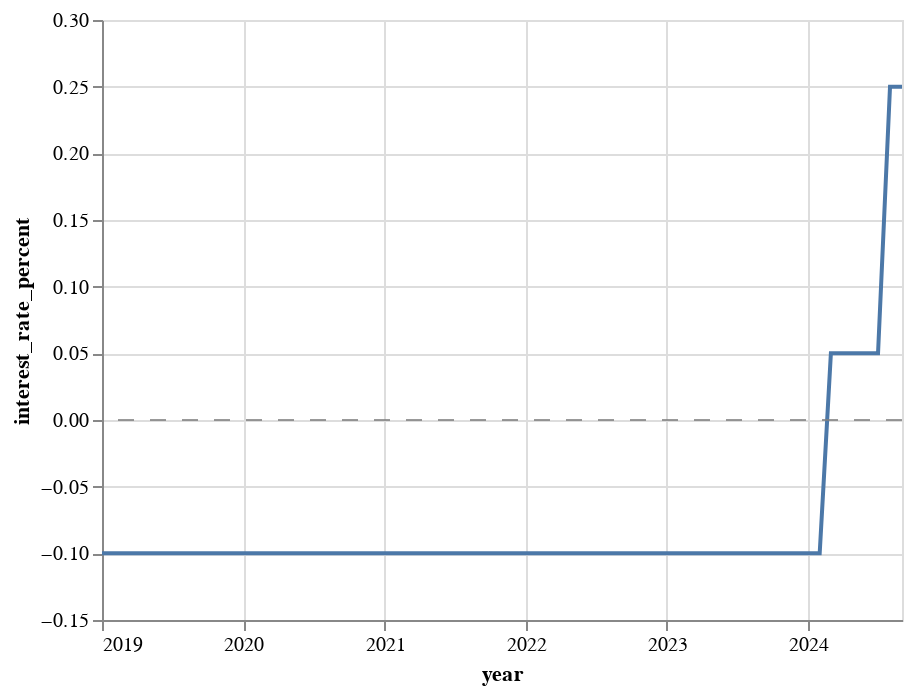

Notebook code for this chart:
### Code cell
base = (
    ir_out.plot.line(
        x="year", 
        y=alt.Y("interest_rate_percent", scale=alt.Scale(zero=True, padding=1))
                      )
)

zero_line = alt.Chart().mark_rule(
    color='gray',
    strokeDash=[8, 8],
    opacity=0.8
).encode(y=alt.datum(0))

ir_chart = (
    (base + zero_line)
    .properties(width=400)
    .configure_scale(zero=False)
)

ir_chart

### Figure 1 — Vega-Lite specification as saved in the notebook (floating-point values rounded to 4 significant figures)
{"config": {"view": {"continuousWidth": 300, "continuousHeight": 300}, "scale": {"zero": false}}, "layer": [{"data": {"name": "data-6b4993524f4d59c79adec6ad533027ec"}, "mark": {"type": "line", "tooltip": true}, "encoding": {"x": {"field": "year", "type": "temporal"}, "y": {"field": "interest_rate_percent", "scale": {"padding": 1, "zero": true}, "type": "quantitative"}}, "name": "view_1"}, {"data": {"name": "empty"}, "mark": {"type": "rule", "color": "gray", "opacity": 0.8, "strokeDash": [8, 8]}, "encoding": {"y": {"datum": 0}}}], "params": [{"name": "param_5", "select": {"type": "interval", "encodings": ["x", "y"]}, "bind": "scales", "views": ["view_1"]}], "width": 400, "$schema": "https://vega.github.io/schema/vega-lite/v5.20.1.json", "datasets": {"data-6b4993524f4d59c79adec6ad533027ec": [{"year": "2019-01-01T00:00:00", "interest_rate_percent": -0.1}, {"year": "2019-02-01T00:00:00", "interest_rate_percent": -0.1}, {"year": "2019-03-01T00:00:00", "interest_rate_percent": -0.1}, {"year": "2019-04-01T00:00:00", "interest_rate_percent": -0.1}, {"year": "2019-05-01T00:00:00", "interest_rate_percent": -0.1}, {"year": "2019-06-01T00:00:00", "interest_rate_percent": -0.1}, {"year": "2019-07-01T00:00:00", "interest_rate_percent": -0.1}, {"year": "2019-08-01T00:00:00", "interest_rate_percent": -0.1}, {"year": "2019-09-01T00:00:00", "interest_rate_percent": -0.1}, {"year": "2019-10-01T00:00:00", "interest_rate_percent": -0.1}, {"year": "2019-11-01T00:00:00", "interest_rate_percent": -0.1}, {"year": "2019-12-01T00:00:00", "interest_rate_percent": -0.1}, {"year": "2020-01-01T00:00:00", "interest_rate_percent": -0.1}, {"year": "2020-02-01T00:00:00", "interest_rate_percent": -0.1}, {"year": "2020-03-01T00:00:00", "interest_rate_percent": -0.1}, {"year": "2020-04-01T00:00:00", "interest_rate_percent": -0.1}, {"year": "2020-05-01T00:00:00", "interest_rate_percent": -0.1}, {"year": "2020-06-01T00:00:00", "interest_rate_percent": -0.1}, {"year": "2020-07-01T00:00:00", "interest_rate_percent": -0.1}, {"year": "2020-08-01T00:00:00", "interest_rate_percent": -0.1}, {"year": "2020-09-01T00:00:00", "interest_rate_percent": -0.1}, {"year": "2020-10-01T00:00:00", "interest_rate_percent": -0.1}, {"year": "2020-11-01T00:00:00", "interest_rate_percent": -0.1}, {"year": "2020-12-01T00:00:00", "interest_rate_percent": -0.1}, {"year": "2021-01-01T00:00:00", "interest_rate_percent": -0.1}, {"year": "2021-02-01T00:00:00", "interest_rate_percent": -0.1}, {"year": "2021-03-01T00:00:00", "interest_rate_percent": -0.1}, {"year": "2021-04-01T00:00:00", "interest_rate_percent": -0.1}, {"year": "2021-05-01T00:00:00", "interest_rate_percent": -0.1}, {"year": "2021-06-01T00:00:00", "interest_rate_percent": -0.1}, {"year": "2021-07-01T00:00:00", "interest_rate_percent": -0.1}, {"year": "2021-08-01T00:00:00", "interest_rate_percent": -0.1}, {"year": "2021-09-01T00:00:00", "interest_rate_percent": -0.1}, {"year": "2021-10-01T00:00:00", "interest_rate_percent": -0.1}, {"year": "2021-11-01T00:00:00", "interest_rate_percent": -0.1}, {"year": "2021-12-01T00:00:00", "interest_rate_percent": -0.1}, {"year": "2022-01-01T00:00:00", "interest_rate_percent": -0.1}, {"year": "2022-02-01T00:00:00", "interest_rate_percent": -0.1}, {"year": "2022-03-01T00:00:00", "interest_rate_percent": -0.1}, {"year": "2022-04-01T00:00:00", "interest_rate_percent": -0.1}, {"year": "2022-05-01T00:00:00", "interest_rate_percent": -0.1}, {"year": "2022-06-01T00:00:00", "interest_rate_percent": -0.1}, {"year": "2022-07-01T00:00:00", "interest_rate_percent": -0.1}, {"year": "2022-08-01T00:00:00", "interest_rate_percent": -0.1}, {"year": "2022-09-01T00:00:00", "interest_rate_percent": -0.1}, {"year": "2022-10-01T00:00:00", "interest_rate_percent": -0.1}, {"year": "2022-11-01T00:00:00", "interest_rate_percent": -0.1}, {"year": "2022-12-01T00:00:00", "interest_rate_percent": -0.1}, {"year": "2023-01-01T00:00:00", "interest_rate_percent": -0.1}, {"year": "2023-02-01T00:00:00", "interest_rate_percent": -0.1}, {"year": "2023-03-01T00:00:00", "interest_rate_percent": -0.1}, {"year": "2023-04-01T00:00:00", "interest_rate_percent": -0.1}, {"year": "2023-05-01T00:00:00", "interest_rate_percent": -0.1}, {"year": "2023-06-01T00:00:00", "interest_rate_percent": -0.1}, {"year": "2023-07-01T00:00:00", "interest_rate_percent": -0.1}, {"year": "2023-08-01T00:00:00", "interest_rate_percent": -0.1}, {"year": "2023-09-01T00:00:00", "interest_rate_percent": -0.1}, {"year": "2023-10-01T00:00:00", "interest_rate_percent": -0.1}, {"year": "2023-11-01T00:00:00", "interest_rate_percent": -0.1}, {"year": "2023-12-01T00:00:00", "interest_rate_percent": -0.1}, {"year": "2024-01-01T00:00:00", "interest_rate_percent": -0.1}, {"year": "2024-02-01T00:00:00", "interest_rate_percent": -0.1}, {"year": "2024-03-01T00:00:00", "interest_rate_percent": 0.05}, {"year": "2024-04-01T00:00:00", "interest_rate_percent": 0.05}, {"year": "2024-05-01T00:00:00", "interest_rate_percent": 0.05}, {"year": "2024-06-01T00:00:00", "interest_rate_percent": 0.05}, {"year": "2024-07-01T00:00:00", "interest_rate_percent": 0.05}, {"year": "2024-08-01T00:00:00", "interest_rate_percent": 0.25}, {"year": "2024-09-01T00:00:00", "interest_rate_percent": 0.25}], "empty": [{}]}}
